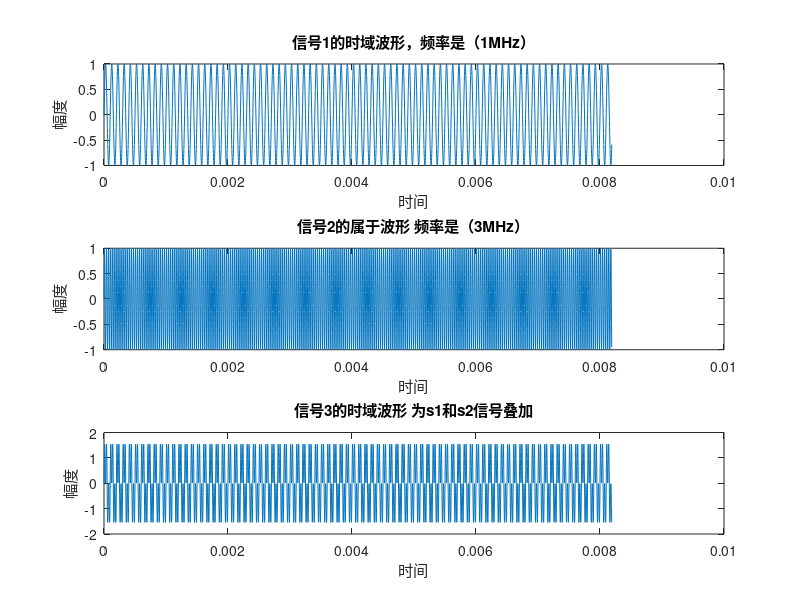
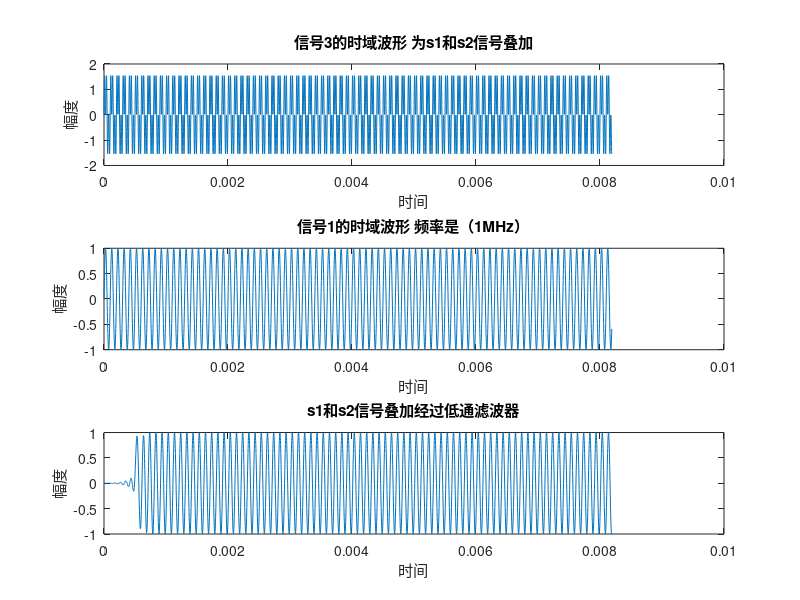
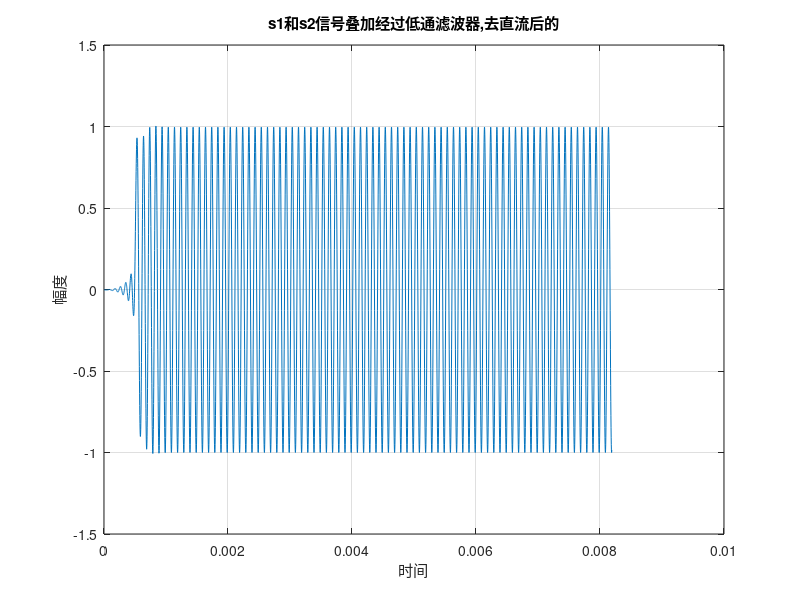

Source code (MATLAB) for these figures, in order:
 clc;
 clear all;

 N = 4096;				%数据样点长度
 f1 = 10000;			%信号1频率（信号的频率是1MHz）变量声明的单位是hz
 f2 = 30000;			%信号2频率（信号的频率是3MHz）变量声明的单位是hz
 Fs = 500000;			%采样频率，（信号的采样频率是50MHz）单位是hz

 t=0:1/Fs:1/Fs*(N-1);	%产生时间序列

 s1 = sin(2*pi*f1*t);	%产生一个正弦信号，它的频率是1MHz
 s2 = sin(2*pi*f2*t);	%产生一个正弦信号，它的频率是3MHz

 s3 = s1 + s2;

 %%%画出这2个信号的时域波形
 	figure(1);
 	subplot(311); plot(t,s1);
 	xlabel('时间'); ylabel('幅度'); title('信号1的时域波形，频率是（1MHz）');

 	subplot(312); plot(t,s2);
 	xlabel('时间'); ylabel('幅度'); title('信号2的属于波形 频率是（3MHz）');

 	subplot(313); plot(t,s3);
 	xlabel('时间'); ylabel('幅度'); title('信号3的时域波形 为s1和s2信号叠加');


 %%%设计1个低通滤波器，为512阶，截止频率为1.2MHz

 	%滤波器的系数生成
 	b = fir1(512, 12000/(Fs/2));
 	Filter = filter(b,1,s3);
 	Filter_1 = Filter/max(Filter);

 	figure(2);

 	subplot(311); plot(t,s3);
 	xlabel('时间'); ylabel('幅度'); title('信号3的时域波形 为s1和s2信号叠加');

 	subplot(312); plot(t,s1);
 	xlabel('时间'); ylabel('幅度'); title('信号1的时域波形 频率是（1MHz）');

 	subplot(313); plot(t,Filter_1);
 	xlabel('时间'); ylabel('幅度'); title('s1和s2信号叠加经过低通滤波器');


 %%%去直流
	Filter_mean = Filter - mean(Filter);

	figure(3);
	plot(t,Filter_mean); grid on;
	xlabel('时间'); ylabel('幅度'); title('s1和s2信号叠加经过低通滤波器,去直流后的'); 

%%%将产生的滤波器系数写入.coe文件中
%%%%%%%%%%%可用于%%%%%%%%%%%%%
	fid = fopen('LPF_ADC_DATA_XDH.coe','W');
	fprintf(fid, 'radix = 10;\r\n');
	fprintf(fid, 'coefdata = \r\n');
	fprintf(fid, '%10.28f\r\n',b);
	fprintf(fid,';')
	fclose(fid);
%%%%可用于产生coe文件%%%%%%%%%